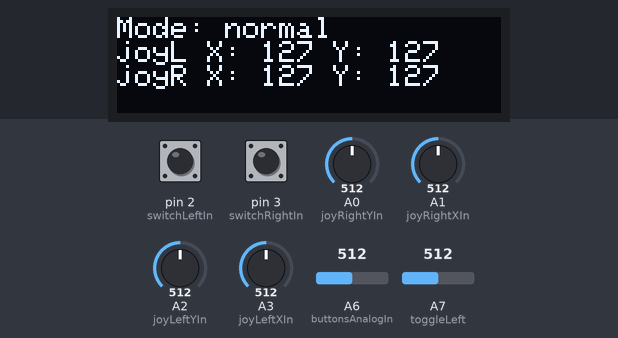
A sketch run on a simulated Arduino Nano, built with avr-gcc and run on an emulated ATmega328P. Shown: 128×32 one-colour display. The test bench sets the inputs (shaded band); at power-on: A0 (joyRightYIn) = 512, A1 (joyRightXIn) = 512, A2 (joyLeftYIn) = 512, pin 2 (switchLeftIn) HIGH, pin 3 (switchRightIn) HIGH, A3 (joyLeftXIn) = 512, A6 (buttonsAnalogIn) = 512, A7 (toggleLeft) = 512. No radio packets arrive unless stated; what the sketch prints to the serial monitor is not drawn.

Above: at 1.2 s.
1.3 s: A0 (joyRightYIn) set to 613
At 2.6 s:
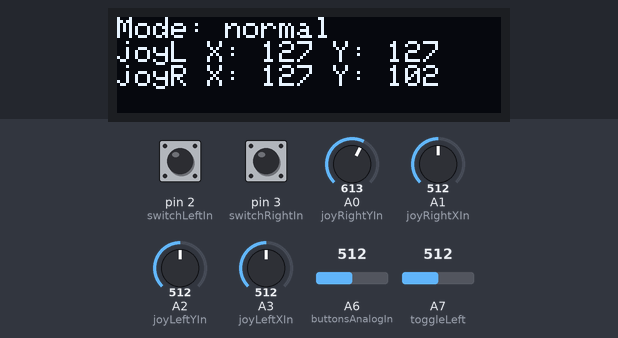
2.9 s: A0 (joyRightYIn) set to 635
At 4.0 s:
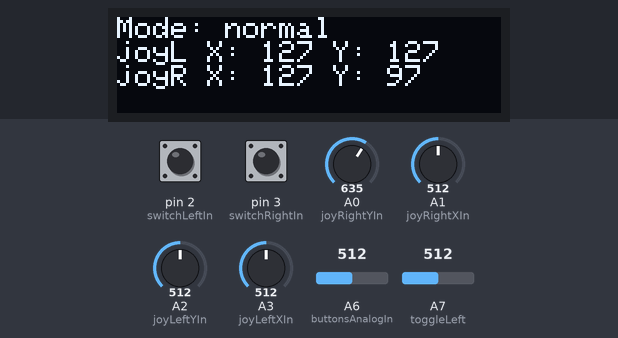
4.5 s: A1 (joyRightXIn) set to 613
At 5.1 s:
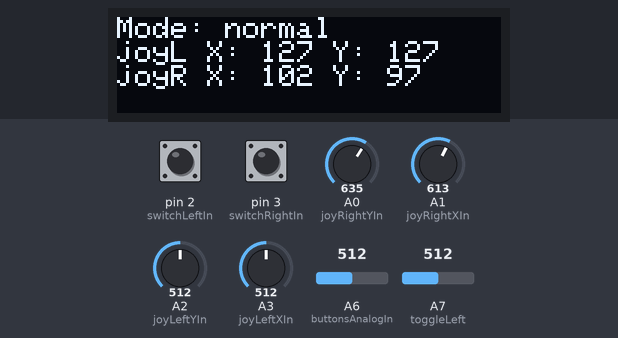
6.0 s: A1 (joyRightXIn) set to 642
At 7.3 s:
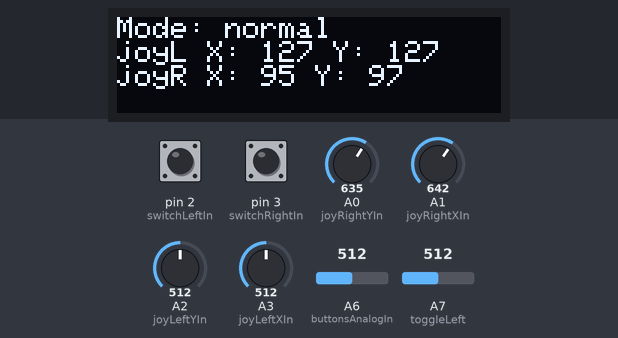
7.6 s: A2 (joyLeftYIn) set to 610
At 8.1 s:
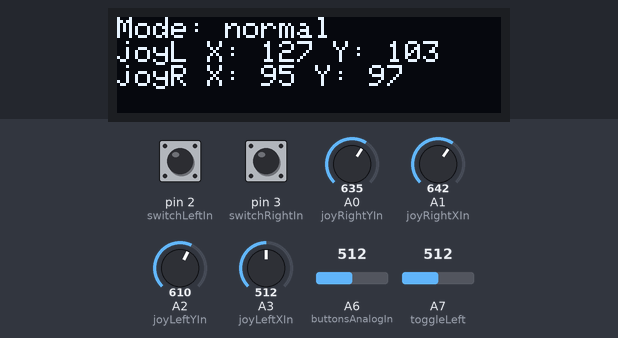
9.2 s: A2 (joyLeftYIn) set to 632
At 10.0 s:
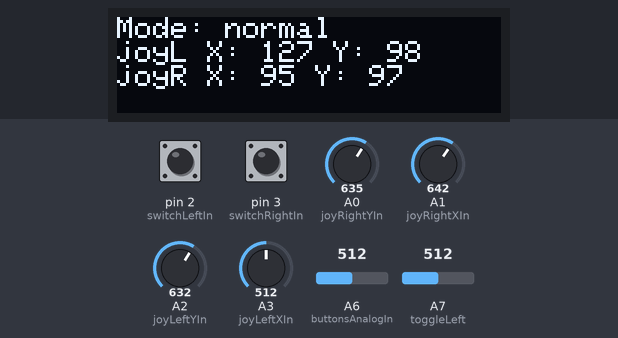
Timing chart, 0 to 11.7 s (numbered marks = the images above; inputs shaded):
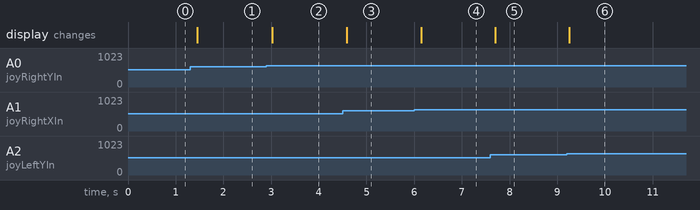

Measured:
- after the input at 1.3 s, the display: changes after 0.15 s (image 1)
- after the input at 2.9 s, the display: changes after 0.12 s (image 2)
- after the input at 4.5 s, the display: changes after 0.09 s (image 3)
- after the input at 6.0 s, the display: changes after 0.15 s (image 4)
- after the input at 7.6 s, the display: changes after 0.10 s (image 5)
- after the input at 9.2 s, the display: changes after 0.06 s (image 6)

The sketch:

transmitter.ino
```cpp
#include <SSD1306Ascii.h>
#include <SSD1306AsciiAvrI2c.h>
#include <SSD1306AsciiSoftSpi.h>
#include <SSD1306AsciiSpi.h>
#include <SSD1306AsciiWire.h>
#include <SSD1306init.h>

#include <SPI.h>
#include <nRF24L01.h>
#include <RF24.h>

// display
// 0X3C+SA0 - 0x3C or 0x3D
#define I2C_ADDRESS 0x3C
// Define proper RST_PIN if required.
#define RST_PIN -1
SSD1306AsciiAvrI2c oled;

// radio
RF24 radio(9, 10); // CE, CSN
const byte address[6] = "00001";


// data structure

struct SendData
{
  int joyLeftX; // right joystick X
  int joyLeftY; // right joystick Y
  int joyRightX; // left joystick X
  int joyRightY; // left joystick Y
  int toggleLeft; // toggle left
  int toggleRight; // toggle right
  bool switchLeft; // switch left
  bool switchRight; // switch rigth
};
SendData data;

//Inputs outputs
int buttonsAnalogIn = A6;           //Analog in from all the push buttons
int joyLeftXIn = A3;
int joyLeftYIn = A2;
int joyRightXIn = A1;
int joyRightYIn = A0;
int switchLeftIn = 2;
int switchRightIn = 3;
int toggleLeft = A7;

int joyLeftX;
int joyLeftY;
int joyRightX;
int joyRightY;

// callibration
int joyLeftXTrim = 0;
int joyLeftYTrim = 0;
int joyRightXTrim = 0;
int joyRightYTrim = 0;

bool jRXTI = false;
bool jRXTD = false;
bool jRYTI = false;
bool jRYTD = false;
bool jLXTI = false;
bool jLXTD = false;
bool jLYTI = false;
bool jLYTD = false;
bool modeChanging = false;

bool mode = true; // true - exponential / false - normal


//------------------------------------------------------------------------------


void setup() {

  Serial.begin(9600);

  oled.begin(&Adafruit128x32, I2C_ADDRESS);

  oled.setFont(Adafruit5x7);

  uint32_t m = micros();

  oled.clear();
  // second row
  oled.set1X();
  oled.println("");
  oled.set2X();
  oled.println("Loading....");
  oled.set1X();

  radio.begin();
  radio.openWritingPipe(address);
  radio.setPALevel(RF24_PA_MIN);
  radio.stopListening();

  pinMode(buttonsAnalogIn, INPUT);
  pinMode(switchLeftIn, INPUT);
  pinMode(switchRightIn, INPUT);


}

void resetData()
{
  data.joyLeftX = 127; // right joystick X
  data.joyLeftY = 127; // right joystick Y
  data.joyRightX = 127; // left joystick X
  data.joyRightY = 127; // left joystick Y
  data.toggleLeft = 0; // toggle left
  data.toggleRight = 0; // toggle right
  data.switchLeft = false; // switch right
  data.switchRight = false; // switch left
}

int map_normal(int val, int lower, int middle, int upper, bool reverse = true)
{
  val = constrain(val, lower, upper);
  if ( val < middle )
    val = map(val, lower, middle, 0, 128);
  else
    val = map(val, middle, upper, 128, 255);
  return ( reverse ? 255 - val : val );
}

// Returns a corrected value for a joystick position that takes into account
// the values of the outer extents and the middle of the joystick range.
int map_exponential(int val, bool reverse = true)
{
  val = constrain(val, 0, 1023);
  float cube = ((pow((val - 512),3)/520200) + 258.012) / 2;
  return ( reverse ? 255 - cube : cube );
}


void loop()
{

  int buttonRead = analogRead(buttonsAnalogIn);

  oled.clear();
  //oled.print("buttons: ");
  //oled.println(buttonRead);

  if(buttonRead > 650)
  {
    jRXTI = false;
    jRXTD = false;
    jRYTI = false;
    jRYTD = false;
    jLXTI = false;
    jLXTD = false;
    jLYTI = false;
    jLYTD = false;
    modeChanging = false;
  }
  else if(buttonRead > 480 && buttonRead < 600 && !modeChanging) // mode button
  {
    modeChanging = true;
    mode = !mode;
  }
  else if(buttonRead > 450 && buttonRead < 470 && !jRXTI) // right X increase
  {
    jRXTI = true;
    joyRightXTrim++;
  }
  else if(buttonRead > 420  && buttonRead < 440 && !jRXTD) // right X decrease
  {
    jRXTD = true;
    joyRightXTrim--;
  }
  else if(buttonRead > 330  && buttonRead < 360 && !jRYTI ) // right Y increase
  {
    jRYTI = true;
    joyRightYTrim++;
  }
  else if(buttonRead > 380  && buttonRead < 400 && !jRYTD) // right Y decrease
  {
    jRYTD = true;
    joyRightYTrim--;
  }
  else if(buttonRead > 160 && buttonRead < 190 && !jLXTI) // left X increase
  {
    jLXTI = true;
    joyLeftXTrim++;
  }
  else if(buttonRead > 70  && buttonRead < 110 && !jLXTD) // left X decrease
  {
    jLXTD = true;
    joyLeftXTrim--;
  }
  else if(buttonRead > 280 && buttonRead < 310 && !jLYTI) // left Y increase
  {
    jLYTI = true;
    joyLeftYTrim++;
  }
  else if(buttonRead > 220 && buttonRead < 260 && !jLYTD) // left Y decrease
  {
    jLYTD = true;
    joyLeftYTrim--;
  }

  oled.print("Mode: ");
  if(mode)
    oled.println("exponential");
  else
    oled.println("normal");


  //Mode select
  if(mode)
  {
    joyRightX = map_exponential(analogRead(joyRightXIn));
    joyRightY = map_exponential(analogRead(joyRightYIn));
    joyLeftX = map_exponential(analogRead(joyLeftXIn));
    joyLeftY = map_exponential(analogRead(joyLeftYIn));
  }
  else
  {
    joyRightX = map_normal(analogRead(joyRightXIn), 0, 512, 1023);
    joyRightY = map_normal(analogRead(joyRightYIn), 0, 512, 1023);
    joyLeftX = map_normal(analogRead(joyLeftXIn), 0, 512, 1023);
    joyLeftY = map_normal(analogRead(joyLeftYIn), 0, 512, 1023);
  }


  joyRightX = joyRightX + joyRightXTrim;
  joyRightY = joyRightY + joyRightYTrim;
  joyLeftX = joyLeftX + joyLeftXTrim;
  joyLeftY = joyLeftY + joyLeftYTrim;

  oled.print("joyL X: ");
  oled.print(joyLeftX);
  oled.print(" Y: ");
  oled.println(joyLeftY);
  oled.print("joyR X: ");
  oled.print(joyRightX);
  oled.print(" Y: ");
  oled.println(joyRightY);

  data.joyRightX = constrain(joyRightX,0,255);
  data.joyRightY = constrain(joyRightY,0,255);
  data.joyLeftX = constrain(joyLeftX,0,255);
  data.joyLeftY = constrain(joyLeftY,0,255);
  data.toggleRight = map_normal(analogRead(toggleLeft), 0, 512, 1023);
  data.switchRight = !digitalRead(switchRightIn);
  data.switchLeft = !digitalRead(switchLeftIn);


  Serial.print("data.joyRightX: ") ;
  Serial.println(data.joyRightX);
  Serial.print("data.joyRightY: ") ;
  Serial.println(data.joyRightY);
  Serial.print("data.joyLeftX: ") ;
  Serial.println(data.joyLeftX);
  Serial.print("data.joyLeftY: ") ;
  Serial.println(data.joyLeftY);
  Serial.print("data.switchLeft: ") ;
  Serial.println(data.switchLeft);
  Serial.print("data.switchRight: ") ;
  Serial.println(data.switchRight);
  Serial.print("data.toggleLeft: ") ;
  Serial.println(data.toggleLeft);
  Serial.print("data.toggleRight: ") ;
  Serial.println(data.toggleRight);
  Serial.println();


  radio.write(&data, sizeof(SendData));


  delay(10);

}
```
